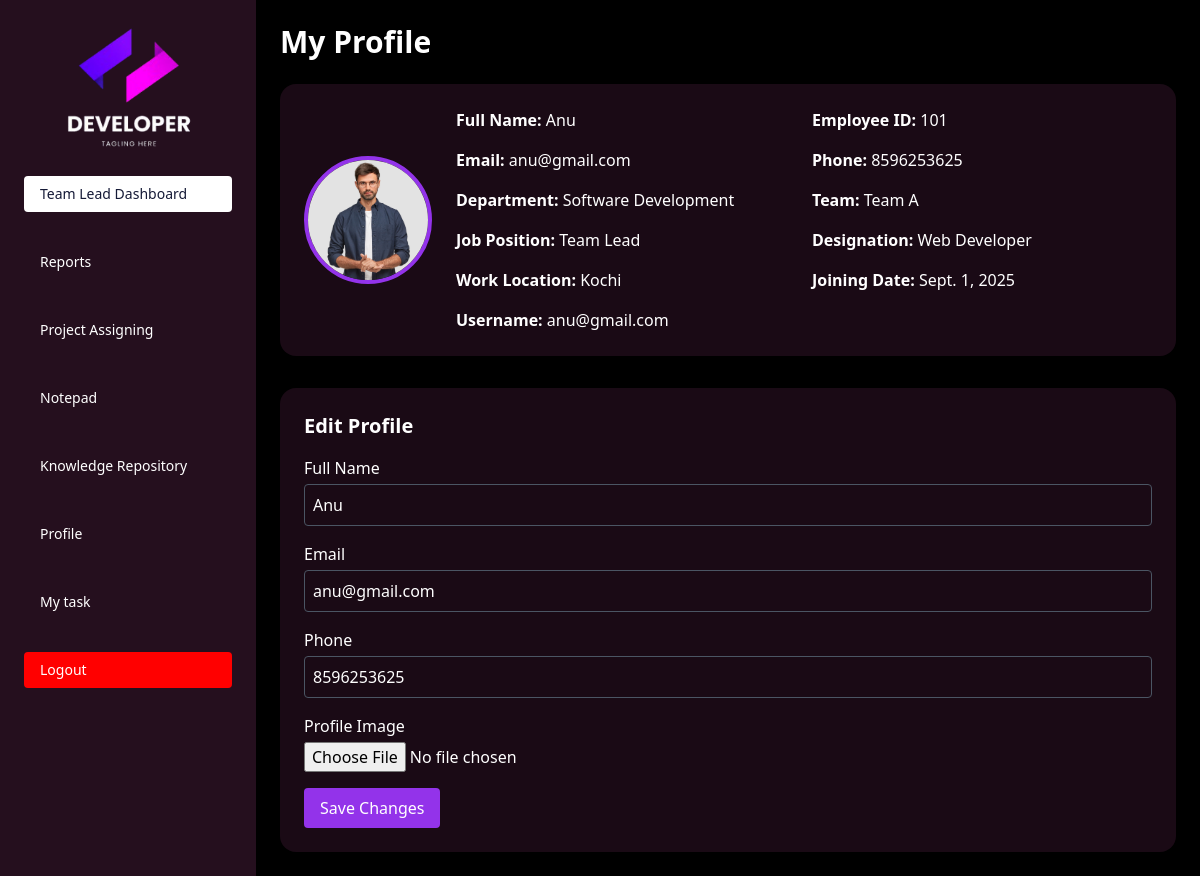
The app's page /teamlead_profile/ (signed in) with its own data.
### monitoringapp/models.py (models this page shows, shortened)
class User(models.Model):
    STATUS_CHOICES = (
        ('active', 'Active'),
        ('inactive', 'Inactive'),
    )
    name = models.CharField(max_length=150)
    employee_id = models.CharField(max_length=50, unique=True)
    email = models.EmailField(unique=True)
    phone = models.CharField(max_length=15, blank=True, null=True)
    department = models.ForeignKey(Department, on_delete=models.SET_NULL, null=True)
    team = models.ForeignKey(Team, on_delete=models.SET_NULL, null=True, blank=True)
    job_Position = models.CharField(max_length=100)
    designation = models.CharField(max_length=100)
    work_location = models.CharField(max_length=150, blank=True, null=True)
    joining_date = models.DateField(auto_now_add=True)
    username = models.CharField(max_length=100, unique=True)
    password = models.CharField(max_length=128)
    status = models.CharField(max_length=10, choices=STATUS_CHOICES, default='inactive')
    profile_image = models.ImageField(upload_to='user_images/', blank=True, null=True)
    last_login_time = models.DateTimeField(null=True, blank=True)
    last_logout_time = models.DateTimeField(null=True, blank=True)

class Department(models.Model):
    name = models.CharField(max_length=100, unique=True)

class Team(models.Model):
    name = models.CharField(max_length=100, unique=True)

### monitoringapp/views.py (the view, shortened to what this page needs)
# urls.py: path('teamlead_profile/', views.teamlead_profile, name='teamlead_profile'),
def teamlead_profile(request):
    user = get_object_or_404(User, id=request.session.get("user_id"))
    return render(request, "teamlead_profile.html", {"user": user})

### monitoringapp/templates/teamlead_profile.html (shortened to what this page needs)
{% load static %}
{% load tz %}
<!DOCTYPE html>
<html lang="en">
<head>
  <script src="https://cdn.tailwindcss.com"></script>
  <link rel="stylesheet" href="{% static 'css/admin.css' %}">
</head>
<body class="bg-black text-white font-sans select-none">
<div id="sidebar" class="fixed top-0 left-0 h-full w-64 bg-[#250f1e] text-white p-6 z-50 transform -translate-x-full md:translate-x-0 transition-transform duration-300 ease-in-out">
  <div class="flex items-center justify-between mb-6">
    <div class="w-full flex justify-center select-none">
      <img src="{% static 'images/logo.png' %}" alt="Logo" class="w-32 h-32 object-contain">
    </div>
  </div>
  <nav class="select-none">
    <ul class="space-y-8 text-sm">
      <li>
        <a href="{% url 'teamlead_dashboard' %}" class="block py-2 px-4 rounded bg-white text-[#151a37]">
          Team Lead Dashboard
        </a>
      </li>
      <li>
        <a href="{% url 'teamlead_reports' %}" class="block py-2 px-4 rounded hover:bg-white hover:text-[#151a37]">
          Reports
        </a>
      </li>
      <li>
        <a href="{% url 'teamlead_project_assigning' %}" class="block py-2 px-4 rounded hover:bg-white hover:text-[#151a37]">
          Project Assigning
        </a>
      </li>
      <li>
        <a href="{% url 'teamlead_notepad' %}" class="block py-2 px-4 rounded hover:bg-white hover:text-black">Notepad</a>
      </li>
      <li>
        <a href="{% url 'teamlead_repository' %}" class="block py-2 px-4 rounded hover:bg-white hover:text-black">Knowledge Repository</a>
      </li>
      <li>
        <a href="{% url 'teamlead_profile' %}" class="block py-2 px-4 rounded hover:bg-white hover:text-black">Profile</a>
      </li>
      <li>
        <a href="{% url 'teamlead_task' %}" class="block py-2 px-4 rounded hover:bg-white hover:text-black">My task</a>
      </li>
      <li>
        <a href="{% url 'teamlead_logout' %}" class="block py-2 px-4 rounded bg-[red] text-white">Logout</a>
      </li>
    </ul>
  </nav>
</div>
<div class="ml-0 md:ml-64 p-6">
  <h1 class="text-3xl font-bold mb-6">My Profile</h1>
  <div class="bg-[#250f1e]/70 rounded-2xl p-6 shadow-lg flex flex-col md:flex-row gap-6 items-center">
    <div class="flex-shrink-0">
      {% if user.profile_image %}
        <img src="{{ user.profile_image.url }}" class="w-32 h-32 rounded-full object-cover border-4 border-purple-600">
      {% else %}
        <img src="{% static 'images/default-user.png' %}" class="w-32 h-32 rounded-full object-cover border-4 border-purple-600">
      {% endif %}
    </div>
    <div class="flex-1 grid grid-cols-1 md:grid-cols-2 gap-4">
      <p><span class="font-semibold">Full Name:</span> {{ user.name }}</p>
      <p><span class="font-semibold">Employee ID:</span> {{ user.employee_id }}</p>
      <p><span class="font-semibold">Email:</span> {{ user.email }}</p>
      <p><span class="font-semibold">Phone:</span> {{ user.phone }}</p>
      <p><span class="font-semibold">Department:</span> {{ user.department.name }}</p>
      <p><span class="font-semibold">Team:</span> {{ user.team.name }}</p>
      <p><span class="font-semibold">Job Position:</span> {{ user.job_Position }}</p>
      <p><span class="font-semibold">Designation:</span> {{ user.designation }}</p>
      <p><span class="font-semibold">Work Location:</span> {{ user.work_location }}</p>
      <p><span class="font-semibold">Joining Date:</span> {{ user.joining_date }}</p>
      <p><span class="font-semibold">Username:</span> {{ user.username }}</p>
    </div>
  </div>
  <div class="mt-8 bg-[#250f1e]/70 rounded-2xl p-6 shadow-lg">
    <h2 class="text-xl font-semibold mb-4">Edit Profile</h2>
    <form method="POST" enctype="multipart/form-data" class="space-y-4">
      <div>
        <label class="block mb-1">Full Name</label>
        <input type="text" name="name" value="{{ user.name }}" class="w-full p-2 rounded bg-black border border-gray-600 text-white">
      </div>
      <div>
        <label class="block mb-1">Email</label>
        <input type="email" name="email" value="{{ user.email }}" class="w-full p-2 rounded bg-black border border-gray-600 text-white">
      </div>
      <div>
        <label class="block mb-1">Phone</label>
        <input type="text" name="phone" value="{{ user.phone }}" class="w-full p-2 rounded bg-black border border-gray-600 text-white">
      </div>
      <div>
        <label class="block mb-1">Profile Image</label>
        <input type="file" name="profile_image" class="w-full text-white">
      </div>
      <button type="submit" class="px-4 py-2 bg-purple-600 rounded hover:bg-purple-700">Save Changes</button>
    </form>
  </div>
</div>
</body>
</html>

### monitoringapp/static/css/admin.css (style rules this page uses)
input, select, textarea { background-color: transparent !important; color: white !important; }
html, body { overflow-x: hidden; width: 100%; }

### records on screen
User: profile_image (picture), name "Anu", employee_id "101", email "anu@gmail.com", phone "8596253625", department.name "Software Development", team.name "Team A", job_Position "Team Lead", designation "Web Developer", work_location "Kochi", joining_date "Sept. 1, 2025", username "anu@gmail.com"
